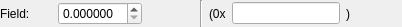
<?xml version="1.0" encoding="UTF-8"?>
<ui version="4.0">
 <class>FloatValueFieldWidget</class>
 <widget class="QWidget" name="FloatValueFieldWidget">
  <property name="geometry">
   <rect>
    <x>0</x>
    <y>0</y>
    <width>402</width>
    <height>27</height>
   </rect>
  </property>
  <property name="windowTitle">
   <string>Long Int Value Field</string>
  </property>
  <layout class="QHBoxLayout" name="horizontalLayout_3" stretch="1,0,1">
   <property name="spacing">
    <number>6</number>
   </property>
   <property name="leftMargin">
    <number>0</number>
   </property>
   <property name="topMargin">
    <number>0</number>
   </property>
   <property name="rightMargin">
    <number>0</number>
   </property>
   <property name="bottomMargin">
    <number>0</number>
   </property>
   <item>
    <widget class="QWidget" name="m_valueWidget" native="true">
     <layout class="QHBoxLayout" name="horizontalLayout" stretch="1,0,1">
      <property name="leftMargin">
       <number>0</number>
      </property>
      <property name="topMargin">
       <number>0</number>
      </property>
      <property name="rightMargin">
       <number>0</number>
      </property>
      <property name="bottomMargin">
       <number>0</number>
      </property>
      <item>
       <widget class="QLabel" name="m_nameLabel">
        <property name="text">
         <string>Field:</string>
        </property>
       </widget>
      </item>
      <item>
       <widget class="QDoubleSpinBox" name="m_valueSpinBox">
        <property name="decimals">
         <number>6</number>
        </property>
        <property name="singleStep">
         <double>0.100000000000000</double>
        </property>
       </widget>
      </item>
      <item>
       <spacer name="horizontalSpacer">
        <property name="orientation">
         <enum>Qt::Horizontal</enum>
        </property>
        <property name="sizeHint" stdset="0">
         <size>
          <width>39</width>
          <height>20</height>
         </size>
        </property>
       </spacer>
      </item>
     </layout>
    </widget>
   </item>
   <item>
    <widget class="Line" name="m_sepLine">
     <property name="orientation">
      <enum>Qt::Vertical</enum>
     </property>
    </widget>
   </item>
   <item>
    <widget class="QWidget" name="m_serValueWidget" native="true">
     <layout class="QHBoxLayout" name="horizontalLayout_2">
      <property name="leftMargin">
       <number>0</number>
      </property>
      <property name="topMargin">
       <number>0</number>
      </property>
      <property name="rightMargin">
       <number>0</number>
      </property>
      <property name="bottomMargin">
       <number>0</number>
      </property>
      <item>
       <widget class="QLabel" name="m_serFrontLabel">
        <property name="text">
         <string>(0x</string>
        </property>
       </widget>
      </item>
      <item>
       <widget class="QLineEdit" name="m_serValueLineEdit"/>
      </item>
      <item>
       <widget class="QLabel" name="m_serBackLabel">
        <property name="text">
         <string>)</string>
        </property>
       </widget>
      </item>
      <item>
       <spacer name="horizontalSpacer_2">
        <property name="orientation">
         <enum>Qt::Horizontal</enum>
        </property>
        <property name="sizeHint" stdset="0">
         <size>
          <width>40</width>
          <height>20</height>
         </size>
        </property>
       </spacer>
      </item>
     </layout>
    </widget>
   </item>
  </layout>
 </widget>
 <resources/>
 <connections/>
</ui>
